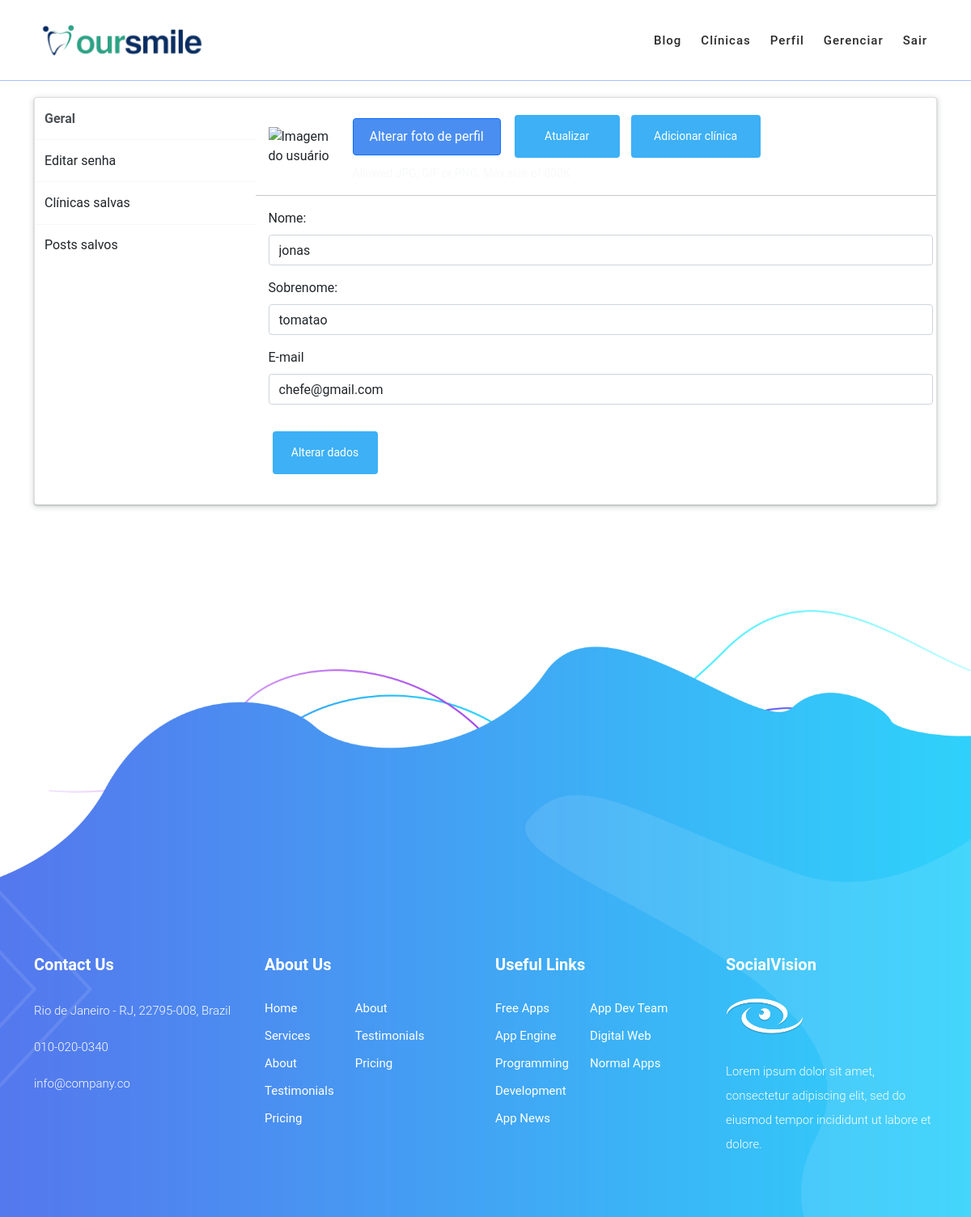
/ProfileTemplate/index.php (signed in), run on the app's committed database.
### tables this page shows
create table tb_usuario(
id int not null auto_increment primary key,
ds_foto varchar(255),
nm_email varchar(45) unique key,
nm_nome varchar(255),
nm_sobrenome varchar (255),
nr_cpf int,
nr_cro int,
ds_senha varchar(8) not null, 
nm_local varchar(255), 
nm_local_salva varchar(255),
nm_postagem_salva varchar(255),
id_nivel int
);

### ProfileTemplate/index.php (the view, shortened to what this page needs)
<!DOCTYPE html>
<html lang="pt-br">
<head>
    <link rel="stylesheet" href="style.css">
    <link rel="stylesheet" href="../css/perfil.css">
<link href="https://cdn.jsdelivr.net/npm/bootstrap@4.5.0/dist/css/bootstrap.min.css" rel="stylesheet">
</head>
<body>
<?php include("../pag/navbars.php")?>
<br><br><br><br><br>
    <div class="container light-style flex-grow-1 container-p-y">
        <div class="card overflow-hidden" style="box-shadow: rgba(60, 64, 67, 0.3) 0px 1px 2px 0px, rgba(60, 64, 67, 0.15) 0px 2px 6px 2px;">
            <div class="row no-gutters row-bordered row-border-light">
                <div class="col-md-3 pt-0">
                    <div class="list-group list-group-flush account-settings-links">
                        <a class="list-group-item list-group-item-action active" data-toggle="list"
                            href="#account-general">Geral</a>
                        <a class="list-group-item list-group-item-action" data-toggle="list"
                            href="#account-change-password">Editar senha</a>
                        <a class="list-group-item list-group-item-action" data-toggle="list"
                            href="#account-info">Clínicas salvas</a>
                        <a class="list-group-item list-group-item-action" data-toggle="list"
                            href="#account-social-links">Posts salvos</a>
                    </div>
                </div>
                <div class="col-md-9">
                    <div class="tab-content">
                        <div class="tab-pane fade active show" id="account-general">
                        <form id="enviarFoto" enctype="multipart/form-data">
                            <div class="card-body media align-items-center">
                                <img src="<?php echo $ds_foto;?>" alt="Imagem do usuário" class="d-block ui-w-80">
                                <div class="media-body ml-4">
                                    <label class="btn btn-outline-primary">
                                        Alterar foto de perfil
                                    </label> &nbsp;
                                    <button type="submit" class="buttonPerfil" id="atualizar">Atualizar</button>
                         </form>
                                <button type="button" class="buttonPerfil" onclick="location.href='../pag/addClinica.php'" style="width:10rem;">Adicionar clínica</button>
                                    <div class="text-light small mt-1">Allowed JPG, GIF or PNG. Max size of 800K</div>
                                </div>
                            </div>
                            <hr class="border-light m-0">
                            <div class="card-body">
                                <div class="form-group">
                                    <form id="editarDados" method="POST" enctype="multipart/form-data">
                                    <label class="form-label">Nome:</label>
                                    <input type="text" name="nome" id="nome" class="form-control mb-1" value="<?php echo $nm_nome;?>">
                                </div>
                                <div class="form-group">
                                    <label class="form-label">Sobrenome:</label>
                                    <input type="text" name="sobrenome" id="sobrenome" class="form-control" value="<?php echo $nm_sobrenome;?>">
                                </div>
                                <div class="form-group">
                                    <label class="form-label">E-mail</label>
                                    <input type="text" name="email" id="email" class="form-control mb-1" value="<?php echo $nm_email;?>"><br>
                                    <button type="submit" class="buttonPerfil" id="alterar">Alterar dados</button>
                                </div>
                            </div>
                        </div>
                    </div>
                </div>
            </div>
    <footer id="newsletter">
    <div class="container">
      <div class="row">
      </div>
      <div class="row">
        <div class="col-lg-3">
          <div class="footer-widget">
            <h4>Contact Us</h4>
            <p>Rio de Janeiro - RJ, 22795-008, Brazil</p>
            <p><a href="#">010-020-0340</a></p>
            <p><a href="#">info@company.co</a></p>
          </div>
        </div>
        <div class="col-lg-3">
          <div class="footer-widget">
            <h4>About Us</h4>
            <ul>
              <li><a href="#">Home</a></li>
              <li><a href="#">Services</a></li>
              <li><a href="#">About</a></li>
              <li><a href="#">Testimonials</a></li>
              <li><a href="#">Pricing</a></li>
            </ul>
            <ul>
              <li><a href="#">About</a></li>
              <li><a href="#">Testimonials</a></li>
              <li><a href="#">Pricing</a></li>
            </ul>
          </div>
        </div>
        <div class="col-lg-3">
          <div class="footer-widget">
            <h4>Useful Links</h4>
            <ul>
              <li><a href="#">Free Apps</a></li>
              <li><a href="#">App Engine</a></li>
              <li><a href="#">Programming</a></li>
              <li><a href="#">Development</a></li>
              <li><a href="#">App News</a></li>
            </ul>
            <ul>
              <li><a href="#">App Dev Team</a></li>
              <li><a href="#">Digital Web</a></li>
              <li><a href="#">Normal Apps</a></li>
            </ul>
          </div>
        </div>
        <div class="col-lg-3">
          <div class="footer-widget">
            <h4>SocialVision</h4>
            <div class="logo">
           <img src="../img/logoBrancoEquipe.png">
            </div>
            <p>Lorem ipsum dolor sit amet, consectetur adipiscing elit, sed do eiusmod tempor incididunt ut labore et dolore.</p>
          </div>
        </div>
      </div>
    </div>
</footer>
</body>
</html>

### pag/navbars.php (shortened to what this page needs)
<?php
include('../php/conecta.php');
if (!isset($_SESSION['id_user'])) {
  header("location: ../index.php");
} else{
  $user = $_SESSION['id_user'];
  $nivel = $_SESSION['nivel'];
  $stmt = $conn->prepare("SELECT * FROM tb_usuario WHERE id = '$user'");
  $stmt->execute();
  $stmt = $stmt->fetch();
  extract($stmt);
}
?>
<head>
<link href="../index/vendor/bootstrap/css/bootstrap.min.css" rel="stylesheet">
<link rel="stylesheet" href="../index/assets/css/templatemo-chain-app-dev.css">
    <link rel="stylesheet" href="../index/assets/css/animated.css">
    <link rel="stylesheet" href="../index/assets/css/owl.css">
</head>
<header class="header-area header-sticky wow slideInDown" data-wow-duration="0.75s" data-wow-delay="0s" style="background-color:#Ffff;">
    <div class="container">
      <div class="row">
        <div class="col-12">
          <nav class="main-nav">
            <a href="../index.php" class="logo">
              <img src="../img/logoHorizontal.png" style="width:14rem;" id="logo">
            </a>
            <ul class="nav">
              <li class="scroll-to-section"><a href="../pag/blog.php">Blog</a></li>
              <li class="scroll-to-section"><a href="../pag/clinicas.php">Clínicas</a></li>
              <?php
if (!isset($_SESSION['id_user'])) {
?>
<?php
}else{
?>
    <li class="scroll-to-section"><a href="../ProfileTemplate/index.php">Perfil</a></li>
<?php
}
?>
<?php
if($nivel == 2){
?>
<li class="scroll-to-section"><a href="../pag/listar_usuarioAdm.php">Gerenciar</a></li>
<?php
}else{
  ?>
  <?php
  }?>
                <?php
if (!isset($_SESSION['id_user'])) {
?>
    <li class="scroll-to-section"><a href="pag/cadastrar-se.php">Entrar</a></li>
<?php
}else{
?>
    <li class="scroll-to-section"><a id="btnSair" style="cursor:pointer;" onclick="location.href='../php/sair.php'">Sair</a></li>
<?php
}
?>
            </ul>
          </nav>
        </div>
      </div>
    </div>
  </header>

### ProfileTemplate/style.css (style rules this page uses)
body { background: #f5f5f5; margin-top: 20px; }
.ui-w-80 { width : 80px !important; height: auto; }
label.btn { margin-bottom: 0; }
.btn-outline-primary { border-color: #26B4FF; background : transparent; color : #26B4FF; }
.btn { cursor: pointer; }
.text-light { color: #babbbc !important; }
.card { background-clip: padding-box; box-shadow : 0 1px 4px rgba(24, 28, 33, 0.012); }
.row-bordered { overflow: hidden; }
.account-settings-links .list-group-item.active { font-weight: bold !important; }
html:not(.dark-style) .account-settings-links .list-group-item.active { background: transparent !important; }
.light-style .account-settings-links .list-group-item { padding : 0.85rem 1.5rem; border-color: rgba(24, 28, 33, 0.03) !important; }
.light-style .account-settings-links .list-group-item.active { color: #4e5155 !important; }
.light-style .account-settings-links .list-group-item.active { color: #4E5155 !important; }

### ProfileTemplate/index.php (style rules this page uses)
.buttonPerfil { display: inline-block; border-radius: 4px; background-color:#3db0f6; border: none; color: #FFFFFF; text-align: center; font-size: 14px; padding: 16px; width: 130px; transition: all 0.3s; cursor: pointer; margin: 5px; }

### data on the page
tb_usuario: nome "jonas", sobrenome "tomatao", email "chefe@gmail.com"
